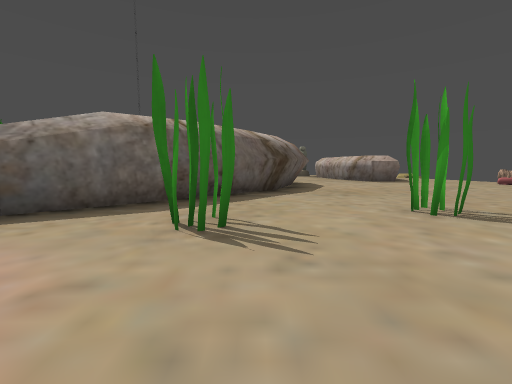
[1] (above)

12 first-person views from a walk through a 3-D level made in the Godot game engine. The camera is 1.2 m above the floor, tilts 6° down and sees 90° across. The floor is counted in squares, 2 m on a side. Each view is taken from the middle of a square. On the plan, view 1 faces up. The plan holds only what a view shows up to about 9 squares ahead; the rest is blank. The place goes on beyond the plan. Characters and animated objects are not drawn. Some surface patterns are stand-ins.

[2]
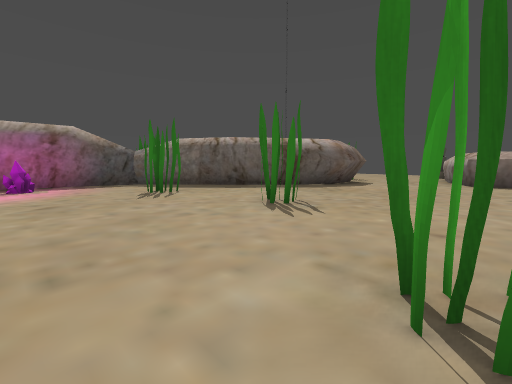

[3]
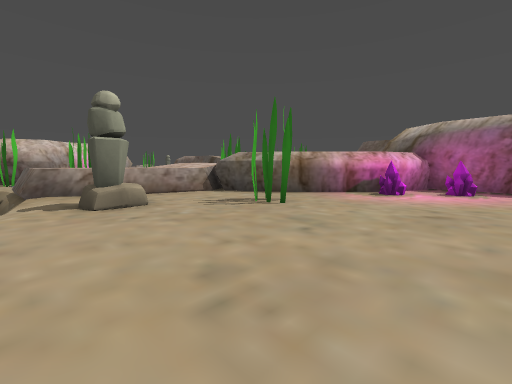

[4]
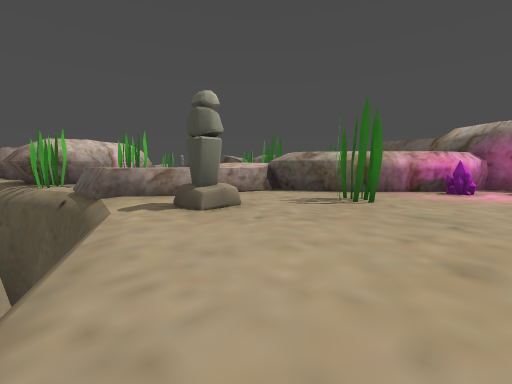

[5]
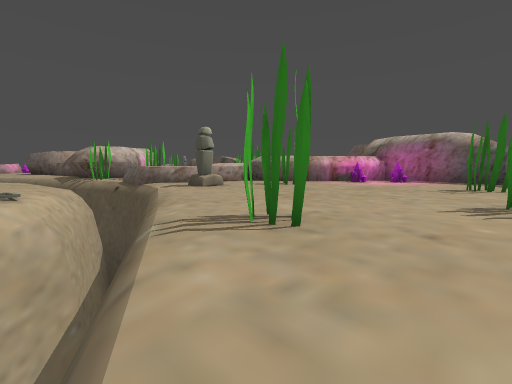

[6]
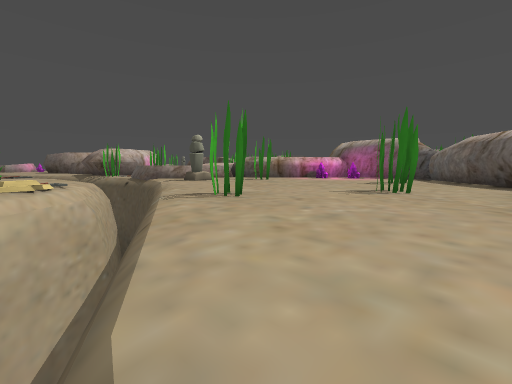

[7]
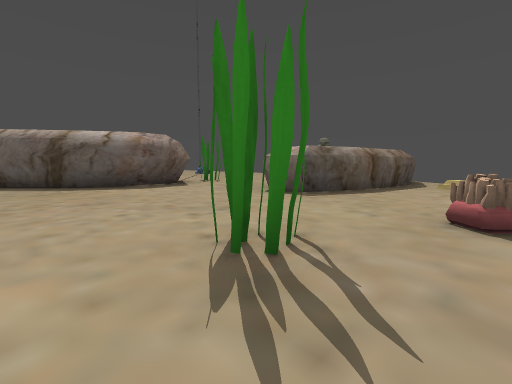

[8]
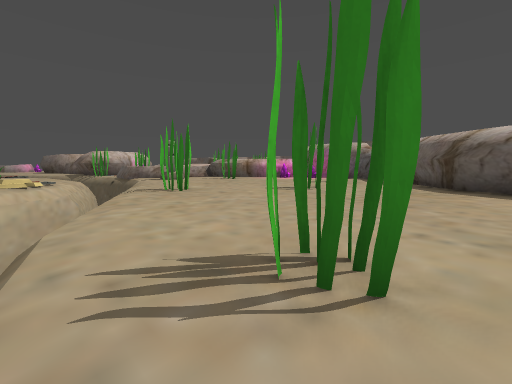

[9]
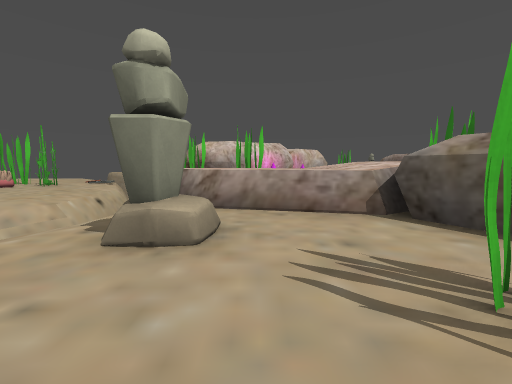

[10]
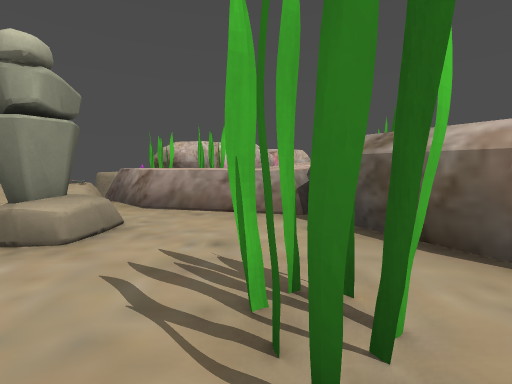

[11]
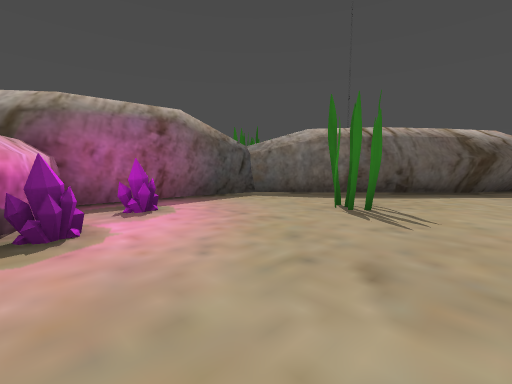

[12]
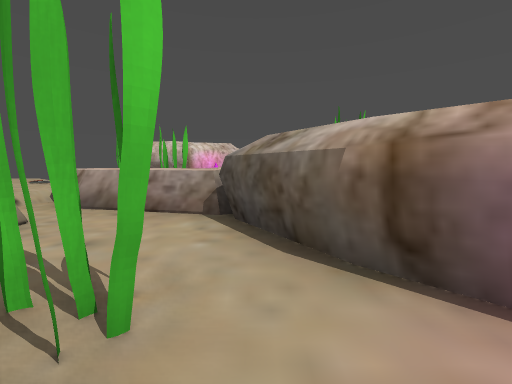

### Floor plan
Key: @ floor where view 1 was taken; # wall or solid block; . floor; = window, fence, low wall or low ledge; ^ raised ledge; v drop or lower ground; C crystal; P pillar; O other object.
Columns run from 4 left of view 1 to 8 right of it. Each row starts with its distance up from view 1.
  9      #..##...
  8      #......O
  7     ##.......
  6    ##......#.
  5   ##.........
  4  ##.........v
  3  #.##.#.....v
  2 ##.##......v
  1 #........#.v
  0 ##C.@.....v v
 -1  #C.......vvv
 -2  #####...vvv=
 -3    ##..P.vv.=
 -4     #....vv.
 -5     ^^^^vv..
 -6     ^^^^#v..
 -7         #v..
 -8       ###vv.#
 -9        ##vv.#
-10         ##
-11         ##

Positions as (right, up) in squares from view 1, and headings:
1: (0, 0), facing up
2: (5, 0), facing up-left
3: (4, 1), facing down-left
4: (5, 0), facing down-left
5: (7, 3), facing down-left
6: (8, 5), facing down-left
7: (8, 5), facing up-left
8: (8, 7), facing down-left
9: (2, -1), facing down
10: (1, -1), facing down
11: (1, -1), facing up-left
12: (0, -1), facing down
